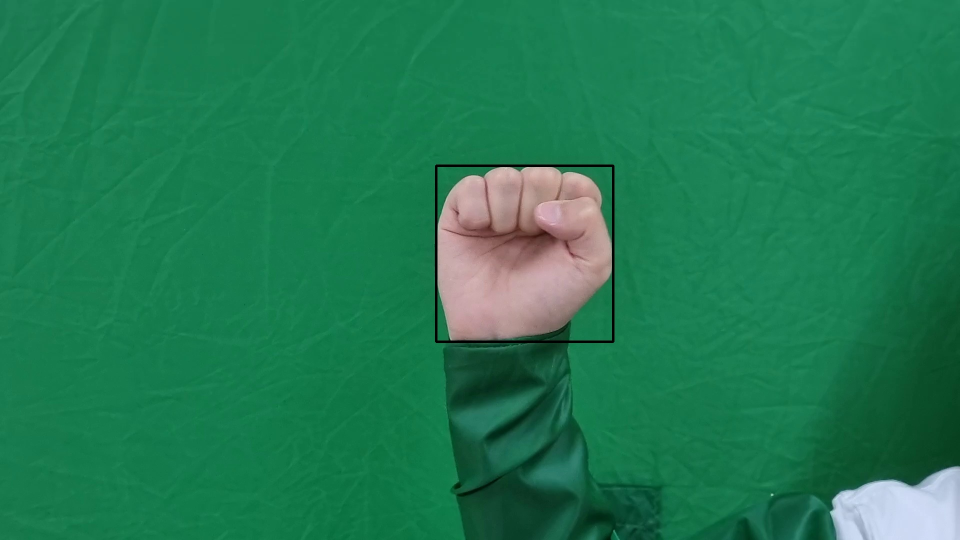
#> input picture Amumu/hand_box_amumu.jpg, 1920 x 1080 px (shown at 1/2 size)
$ python hand_detect_amumu.py
#> lines starting #> are read from the running program, lines starting #| are printed output that depends on the picture; after the words box and inside, x2 and y2 are one past the last pixel; in counts of white or black regions, pixels touching at a corner belong together; pictures that were not available may be replaced by others from this repository, and a replacement may not be noted
### Amumu/hand_detect_functions.py
import imutils
import numpy as np
import cv2

lower = np.array([0,125,77], dtype = "uint8")
upper = np.array([255, 200, 150], dtype = "uint8")

# 전체 경계 중 넓이가 가장 큰 경계 사각형을 반환
def biggestContour(contours):
    x = 0
    y = 0
    w = 0
    h = 0
    contour = []
    for temp_contour in contours:
        temp_x,temp_y,temp_w,temp_h = cv2.boundingRect(temp_contour)
        if w*h < temp_w * temp_h:
            x = temp_x
            y = temp_y
            w = temp_w
            h = temp_h

    return (x, y, w, h)

# binary image 추출 = mask
def makeMask(frame):
    converted = cv2.cvtColor(frame, cv2.COLOR_BGR2YCrCb)
    skinMask = cv2.inRange(converted, lower, upper)

    kernel = cv2.getStructuringElement(cv2.MORPH_ELLIPSE, (2,3))
    skinMask = cv2.erode(skinMask, kernel, iterations = 6)

    kernel = cv2.getStructuringElement(cv2.MORPH_ELLIPSE, (3,2))
    skinMask = cv2.dilate(skinMask, kernel, iterations = 1)

    skinMask = cv2.GaussianBlur(skinMask, (3,3), 0)

    return skinMask

# 해당 이미지의 손 좌표를 반환
def makeRec(frame):
    converted = cv2.cvtColor(frame, cv2.COLOR_BGR2YCrCb)
    skinMask = cv2.inRange(converted, lower, upper)

    kernel = cv2.getStructuringElement(cv2.MORPH_ELLIPSE, (15,15))
    skinMask = cv2.dilate(skinMask, kernel, iterations = 2)

    skinMask = cv2.GaussianBlur(skinMask, (3,3), 0)

    contours,_ = cv2.findContours(skinMask, cv2.RETR_EXTERNAL, cv2.CHAIN_APPROX_SIMPLE)

    return biggestContour(contours)

### Amumu/hand_detect_amumu.py
import imutils
import numpy as np
import cv2
import os
import hand_detect_functions

# 같은 폴더내에 amumus의 절대 경로 및 자료가 저장된 모션명
amumus = 'amumus'
PATH_BASE = os.path.dirname(__file__)
motions_path = os.path.join(PATH_BASE, amumus)
motions = os.listdir(motions_path)

# 저장할 경로
save_folder = 'saved_amumu'
save_folder_path = os.path.join(PATH_BASE, save_folder)

# 각 데이터 저장 폴더 명 saved_amumu/(folder)
save_datas = ['original', 'mask', 'coordinate']
for data in save_datas:
    try:
        os.mkdir(os.path.join(save_folder_path, data))
    except:
        pass
    # for motion in motions:
    #     os.mkdir(os.path.join(data_path, motion))
original_path = os.path.join(save_folder_path, save_datas[0])
mask_path = os.path.join(save_folder_path, save_datas[1])
coordinate_path = os.path.join(save_folder_path, save_datas[2])
# print(original_path)
# print(mask_path)
# print(coordinate_path)

j = 0
for motion in motions:
    medias_path = os.path.join(motions_path, motion)
    medias = os.listdir(medias_path)
    #print(medias)
    for media in medias:
        media_path = os.path.join(medias_path, media)
        media_name = media.split('.')[0]
        #print(media_path)

        frames = cv2.VideoCapture(media_path)

        i = 0
        while True:

            grabbed, frame = frames.read()
#> frame is the input picture: shape (1080, 1920, 3); mean B, G, R 81.4, 122.1, 32.1
            if not grabbed: break
            if i % 3 == 0:
                original_name = motion + media_name + f"_{i}" + ".jpg"
                mask_name = motion + media_name + "_masked"+ f"_{i}" + ".jpg"
                coordinate_name = motion + media_name + f"_{i}" + ".txt"

                img_height, img_width, _ = frame.shape
#> img_height = 1080; img_width = 1920

                formask = hand_detect_functions.makeMask(frame)
#> in makeMask, `converted = cv2.cvtColor(frame, cv2.COLOR_BGR2YCrCb)`: converted: shape (1080, 1920, 3); mean of channels 0, 1, 2 90.5, 86.2, 122.9
#> in makeMask, `skinMask = cv2.inRange(converted, lower, upper)`:
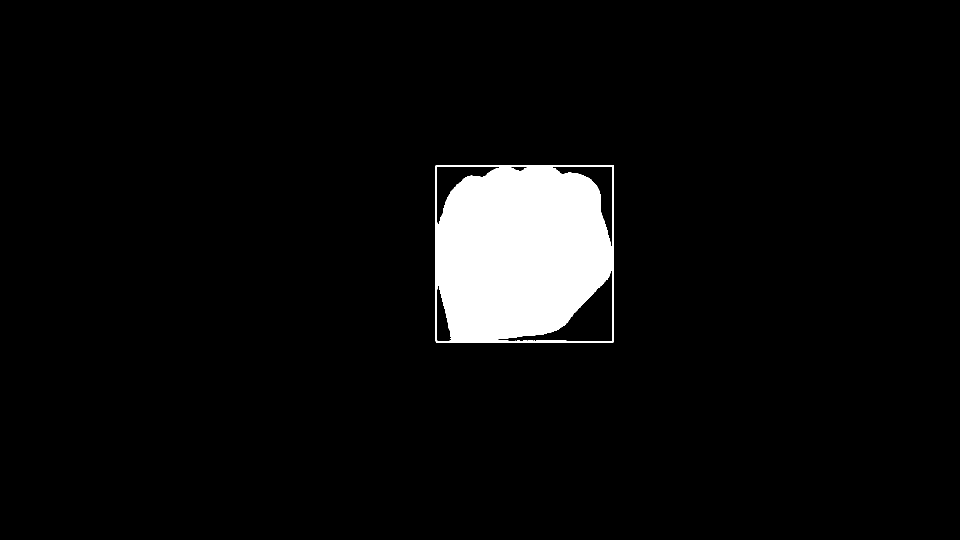
#> skinMask: shape (1080, 1920) (shown at 1/2 size); 5.1% white; 1 white region, box (x1, y1, x2, y2) and area: (870, 330, 1228, 686) 106361
#> in makeMask, `skinMask = cv2.erode(skinMask, kernel, iterations = 6)`:
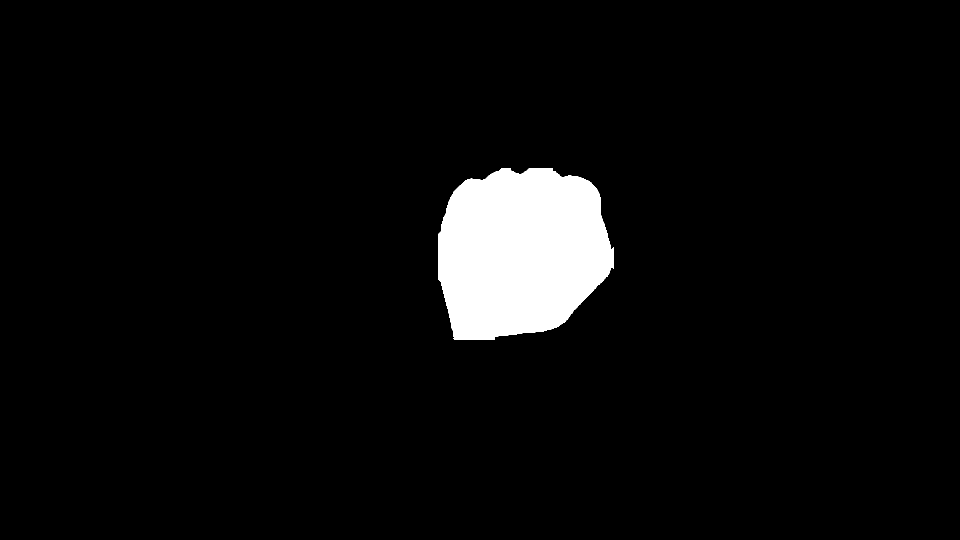
#> skinMask: shape (1080, 1920) (shown at 1/2 size); 4.7% white; 1 white region, box (x1, y1, x2, y2) and area: (876, 336, 1228, 680) 96896
#> in makeMask, `skinMask = cv2.dilate(skinMask, kernel, iterations = 1)`:
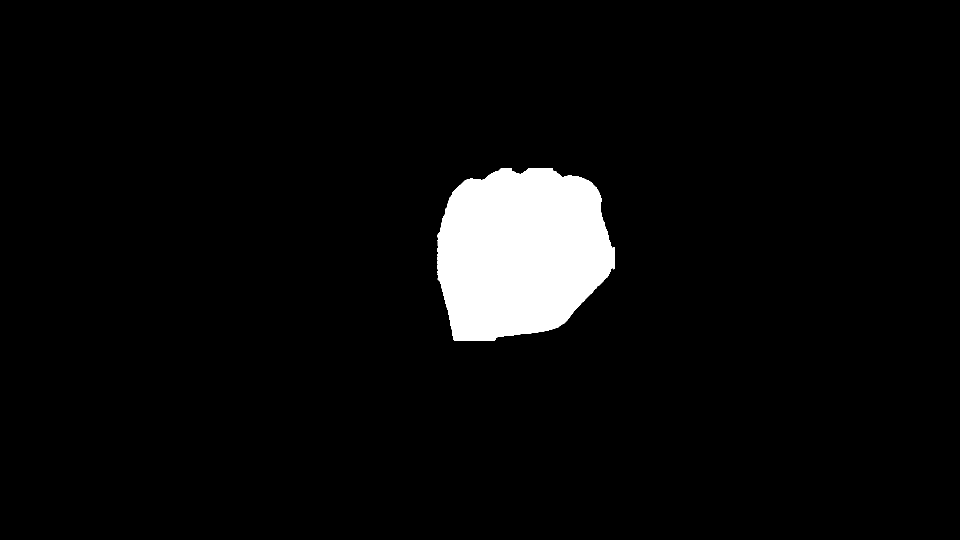
#> skinMask: shape (1080, 1920) (shown at 1/2 size); 4.7% white; 1 white region, box (x1, y1, x2, y2) and area: (875, 336, 1229, 681) 97842
                cv2.imwrite(os.path.join(original_path, original_name), frame)
                cv2.imwrite(os.path.join(mask_path, mask_name), formask)

                x, y, w, h = hand_detect_functions.makeRec(frame)
#> in makeRec, `skinMask = cv2.dilate(skinMask, kernel, iterations = 2)`:
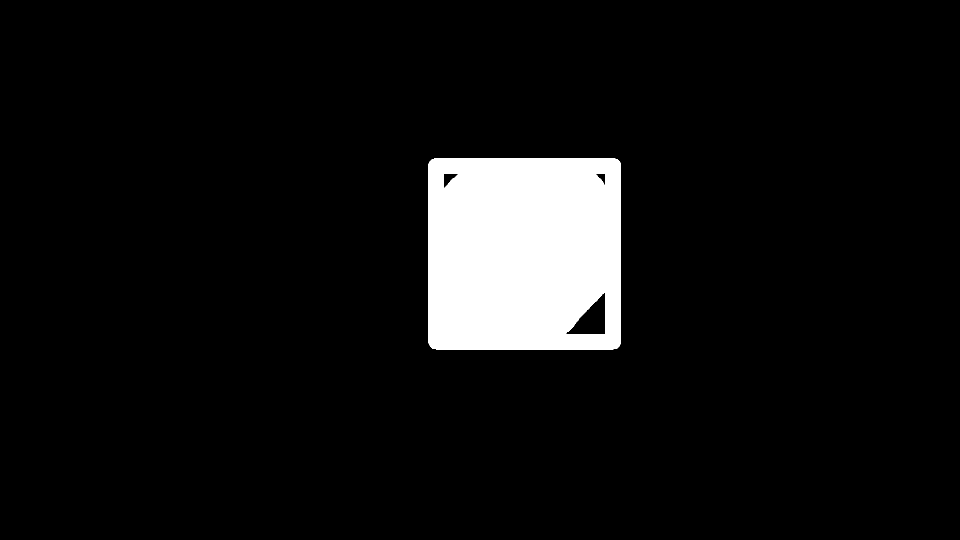
#> skinMask: shape (1080, 1920) (shown at 1/2 size); 6.9% white; 1 white region
#> in makeRec, `contours,_ = cv2.findContours(skinMask, cv2.RETR_EXTERNAL, cv2.CHAIN_A..`: contours = 1 contour; box (x1, y1, x2, y2) and area: (855, 315, 1243, 701) 148393
#> the loop in biggestContour, `for temp_contour in contours:` made 1 pass
#> (temp_x, temp_y, temp_w, temp_h, x, y, w, h) on pass 1: (855, 315, 388, 386, 855, 315, 388, 386)
#> after the loop in biggestContour, `for temp_contour in contours:`: h = 386; w = 388; x = 855; y = 315
#> x = 855; y = 315; w = 388; h = 386
                motion_label = j
                rel_center_x = (x + (w / 2))/img_width
#> rel_center_x = 0.546
                rel_center_y = (y + (h / 2))/img_height
#> rel_center_y = 0.47
                rel_w = w / img_width
#> rel_w = 0.202
                rel_h = h / img_height
#> rel_h = 0.357
                with open(os.path.join(coordinate_path, coordinate_name), "w") as f:
                    f.write(f"{motion_label} {rel_center_x} {rel_center_y} {rel_w} {rel_h}\n")

            i += 1

    j += 1
